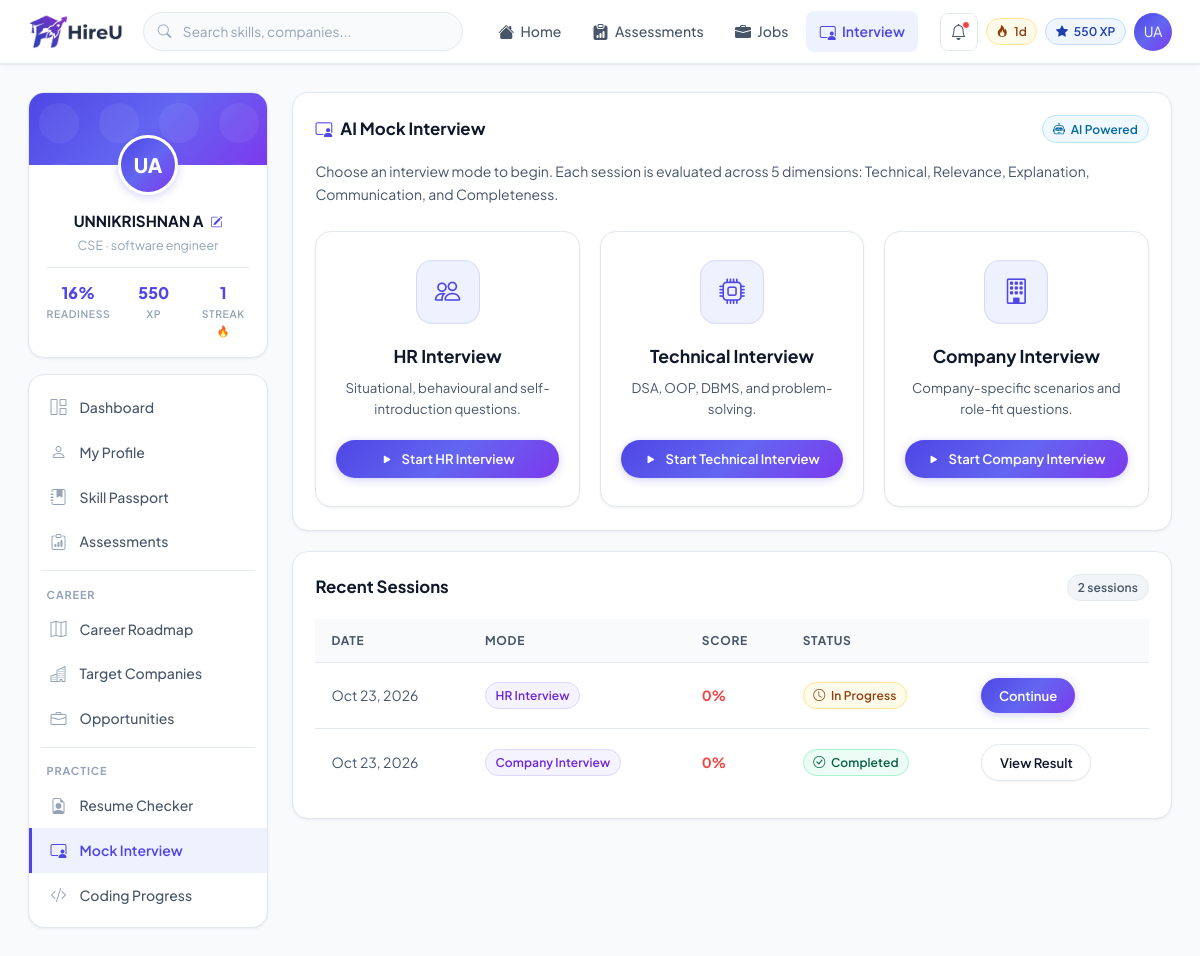
Screenshot of /interview/mock/ (signed in) with the database file from the repository.
### accounts/models.py (models this page shows, shortened)
class User(AbstractUser):
    ROLE_CHOICES = (
        ('STUDENT', 'Student'),
        ('OFFICER', 'Placement Officer'),
        ('COMPANY', 'Company/Recruiter'),
        ('ADMIN', 'Admin'),
    )
    role = models.CharField(max_length=10, choices=ROLE_CHOICES, default='STUDENT')
    phone = models.CharField(max_length=15, blank=True, null=True)

class StudentProfile(models.Model):
    user = models.OneToOneField(User, on_delete=models.CASCADE, related_name='student_profile')
    department = models.ForeignKey(Department, on_delete=models.SET_NULL, null=True, blank=True)
    year = models.IntegerField(blank=True, null=True)
    cgpa = models.DecimalField(max_digits=4, decimal_places=2, blank=True, null=True)
    backlogs = models.IntegerField(default=0)
    career_goal = models.CharField(max_length=255, blank=True, null=True)
    career_track = models.ForeignKey(CareerTrack, on_delete=models.SET_NULL, null=True, blank=True)
    target_companies = models.ManyToManyField(Company, blank=True)
    overall_readiness = models.IntegerField(default=0)
    onboarding_completed = models.BooleanField(default=False)

class Department(models.Model):
    name = models.CharField(max_length=100)
    code = models.CharField(max_length=10, unique=True)

### gamification/models.py (models this page shows, shortened)
class Gamification(models.Model):
    student = models.OneToOneField(StudentProfile, on_delete=models.CASCADE, related_name='gamification')
    xp = models.IntegerField(default=0)
    streak = models.IntegerField(default=0)
    last_active_date = models.DateField(null=True, blank=True)

### interview/models.py (models this page shows, shortened)
class InterviewSession(models.Model):
    MODE_CHOICES = (
        ('HR', 'HR Interview'),
        ('TECHNICAL', 'Technical Interview'),
        ('COMPANY', 'Company Interview'),
    )
    STATUS_CHOICES = (('ACTIVE', 'Active'), ('COMPLETED', 'Completed'))
    user = models.ForeignKey(User, on_delete=models.CASCADE, related_name='interview_sessions')
    mode = models.CharField(max_length=20, choices=MODE_CHOICES, default='HR')
    overall_score = models.IntegerField(default=0)
    status = models.CharField(max_length=10, choices=STATUS_CHOICES, default='ACTIVE')
    strengths = models.TextField(blank=True, null=True)
    weaknesses = models.TextField(blank=True, null=True)
    recommendations = models.TextField(blank=True, null=True)
    created_at = models.DateTimeField(auto_now_add=True)

### interview/views.py (the view)
# urls.py: path('mock/', views.mock_interview, name='mock_interview'),
@login_required
def mock_interview(request):
    sessions = InterviewSession.objects.filter(user=request.user).order_by('-created_at')
    modes = [('HR','HR Interview'), ('TECHNICAL','Technical Interview'), ('COMPANY','Company Interview')]
    context = {'sessions': sessions, 'modes': modes}
    return render(request, 'interview/mock_interview.html', context)

### templates/interview/mock_interview.html (shortened to what this page needs)
{% extends "dashboard_base.html" %}
{% block sn_iv %}active{% endblock %}
{% block nav_iv %}active{% endblock %}
{% block dash_layout_class %}no-right-rail{% endblock %}
{% block dash_content %}
<div class="section-card">
  <div class="section-header">
    <span class="section-title"><i class="bi bi-person-video3 me-2" style="color:var(--primary);"></i>AI Mock Interview</span>
    <span class="pill pill-cyan"><i class="bi bi-robot"></i>AI Powered</span>
  </div>
  <p style="font-size:.875rem;color:var(--text-secondary);margin-bottom:1.5rem;">
    Choose an interview mode to begin. Each session is evaluated across 5 dimensions: Technical, Relevance, Explanation, Communication, and Completeness.
  </p>
  <div class="interview-modes-grid">
    {% for mode, label in modes %}
    <div class="interview-mode-card">
      <div class="interview-mode-icon">
        <i class="bi bi-{% if mode == 'HR' %}people{% elif mode == 'TECHNICAL' %}cpu{% else %}building{% endif %}"></i>
      </div>
      <h5 style="color:var(--text-primary);margin-bottom:.5rem;font-weight:700;">{{ label }}</h5>
      <p style="font-size:.83rem;color:var(--text-secondary);margin-bottom:1.25rem;line-height:1.6;">
        {% if mode == 'HR' %}Situational, behavioural and self-introduction questions.
        {% elif mode == 'TECHNICAL' %}DSA, OOP, DBMS, and problem-solving.
        {% else %}Company-specific scenarios and role-fit questions.
        {% endif %}
      </p>
      <form method="POST" action="{% url 'start_interview' mode %}">
        <button type="submit" class="btn-primary-pro btn-sm w-100" style="justify-content:center;">
          <i class="bi bi-play-fill"></i>Start {{ label }}
        </button>
      </form>
    </div>
    {% endfor %}
  </div>
</div>
{% if sessions %}
<div class="section-card">
  <div class="section-header">
    <span class="section-title">Recent Sessions</span>
    <span class="pill pill-gray">{{ sessions|length }} session{{ sessions|length|pluralize }}</span>
  </div>
  <table class="table-pro">
    <thead>
      <tr>
        <th>Date</th>
        <th>Mode</th>
        <th>Score</th>
        <th>Status</th>
        <th></th>
      </tr>
    </thead>
    <tbody>
      {% for s in sessions %}
      <tr>
        <td style="color:var(--text-secondary);">{{ s.created_at|date:"M d, Y" }}</td>
        <td><span class="pill pill-purple">{{ s.get_mode_display }}</span></td>
        <td>
          <span class="fw-700 {% if s.overall_score >= 70 %}text-success{% elif s.overall_score >= 50 %}text-warning{% else %}text-danger{% endif %}">
            {{ s.overall_score }}%
          </span>
        </td>
        <td>
          {% if s.status == 'COMPLETED' %}
            <span class="pill pill-green"><i class="bi bi-check-circle"></i>Completed</span>
          {% else %}
            <span class="pill pill-orange"><i class="bi bi-clock"></i>In Progress</span>
          {% endif %}
        </td>
        <td>
          {% if s.status == 'COMPLETED' %}
            <a href="{% url 'interview_result' s.id %}" class="btn-outline-pro btn-sm">View Result</a>
          {% else %}
            <a href="{% url 'interview_question' s.id %}" class="btn-primary-pro btn-sm">Continue</a>
          {% endif %}
        </td>
      </tr>
      {% endfor %}
    </tbody>
  </table>
</div>
{% endif %}
{% endblock %}

### templates/dashboard_base.html (shortened to what this page needs)
{% load static %}
<!DOCTYPE html>
<html lang="en">
<head>
  <link href="https://cdn.jsdelivr.net/npm/bootstrap@5.3.2/dist/css/bootstrap.min.css" rel="stylesheet">
  <link href="https://cdn.jsdelivr.net/npm/bootstrap-icons@1.11.2/font/bootstrap-icons.css" rel="stylesheet">
  <link href="{% static 'css/style.css' %}?v=clean_ui_v8" rel="stylesheet">
</head>
<body>
  <nav class="topnav" id="topnav">
    <a href="/" class="topnav-brand">
      <img src="{% static 'images/logo_new.png' %}" alt="HireU"
        style="height:36px;width:auto;object-fit:contain;display:block;">
    </a>
    <div class="topnav-search">
      <input type="text" placeholder="Search skills, companies..." id="globalSearch" autocomplete="off">
    </div>
    <div class="topnav-links">
      <a href="{% url 'dashboard' %}" class="topnav-link {% block nav_home %}{% endblock %}"><i
          class="bi bi-house-fill"></i>Home</a>
      <a href="{% url 'assessments' %}" class="topnav-link {% block nav_assess %}{% endblock %}"><i
          class="bi bi-clipboard-data-fill"></i>Assessments</a>
      <a href="{% url 'opportunity_hub' %}" class="topnav-link {% block nav_opps %}{% endblock %}"><i
          class="bi bi-briefcase-fill"></i>Jobs</a>
      <a href="{% url 'mock_interview' %}" class="topnav-link {% block nav_iv %}{% endblock %}"><i
          class="bi bi-person-video3"></i>Interview</a>
    </div>
    <div style="display:flex;align-items:center;gap:.5rem;margin-left:auto;">
      <div class="dropdown">
        <button class="notif-btn" data-bs-toggle="dropdown" aria-label="Notifications">
          <i class="bi bi-bell"></i>
          <span class="notif-dot" id="notifDot" style="display:none;"></span>
        </button>
      </div>
      <span class="pill pill-yellow d-none d-sm-inline-flex"><i class="bi bi-fire pulse-fire"></i>{{ request.user.student_profile.gamification.streak|default:"0" }}d</span>
      <span class="pill pill-blue d-none d-sm-inline-flex"><i class="bi bi-star-fill"></i>{{ request.user.student_profile.gamification.xp|default:"0" }} XP</span>
      <div class="dropdown">
        <div class="topnav-avatar" data-bs-toggle="dropdown" style="cursor:pointer;"
          title="{{ request.user.get_full_name }}">
          {{ request.user.first_name|slice:":1" }}{{ request.user.last_name|slice:":1" }}
        </div>
      </div>
    </div>
  </nav>
  <div class="dash-layout {% block dash_layout_class %}{% endblock %}">
    <aside class="dash-left">
      <div class="profile-card">
        <div class="profile-card-cover"></div>
        <div class="profile-card-avatar">
          {{ request.user.first_name|slice:":1" }}{{ request.user.last_name|slice:":1" }}
        </div>
        <div class="profile-card-body">
          <a href="{% url 'profile' %}" style="text-decoration:none;color:inherit;">
            <div class="profile-card-name">{{ request.user.get_full_name|default:request.user.username }} <i
                class="bi bi-pencil-square ms-1" style="font-size:.75rem;color:var(--primary);"></i></div>
          </a>
          <div class="profile-card-meta">
            {{ request.user.student_profile.department.code|default:"Student" }} ·
            {{ request.user.student_profile.career_goal|default:"Career goal not set"|truncatechars:22 }}
          </div>
          <div class="profile-card-stat">
            <div class="profile-stat-item">
              <div class="profile-stat-num">{{ request.user.student_profile.overall_readiness }}%</div>
              <div class="profile-stat-lbl">Readiness</div>
            </div>
            <div class="profile-stat-item">
              <div class="profile-stat-num">{{ request.user.student_profile.gamification.xp|default:"0" }}</div>
              <div class="profile-stat-lbl">XP</div>
            </div>
            <div class="profile-stat-item">
              <div class="profile-stat-num">{{ request.user.student_profile.gamification.streak|default:"0" }}</div>
              <div class="profile-stat-lbl">Streak <span class="pulse-fire">🔥</span></div>
            </div>
          </div>
        </div>
      </div>
      <nav class="sidenav">
        <a href="{% url 'dashboard' %}" class="sidenav-item {% block sn_dash %}{% endblock %}"><i
            class="bi bi-grid-1x2"></i>Dashboard</a>
        <a href="{% url 'profile' %}" class="sidenav-item {% block sn_profile %}{% endblock %}"><i
            class="bi bi-person"></i>My Profile</a>
        <a href="{% url 'skill_passport' %}" class="sidenav-item {% block sn_passport %}{% endblock %}"><i
            class="bi bi-journal-bookmark-fill"></i>Skill Passport</a>
        <a href="{% url 'assessments' %}" class="sidenav-item {% block sn_assess %}{% endblock %}"><i
            class="bi bi-clipboard-data"></i>Assessments</a>
        <div class="sidenav-divider"></div>
        <div class="sidenav-label">Career</div>
        <a href="{% url 'career_roadmap' %}" class="sidenav-item {% block sn_roadmap %}{% endblock %}"><i
            class="bi bi-map"></i>Career Roadmap</a>
        <a href="{% url 'edit_profile' %}" class="sidenav-item {% block sn_companies %}{% endblock %}"><i
            class="bi bi-buildings"></i>Target Companies</a>
        <a href="{% url 'opportunity_hub' %}" class="sidenav-item {% block sn_opps %}{% endblock %}"><i
            class="bi bi-briefcase"></i>Opportunities</a>
        <div class="sidenav-divider"></div>
        <div class="sidenav-label">Practice</div>
        <a href="{% url 'upload_resume' %}" class="sidenav-item {% block sn_resume %}{% endblock %}"><i
            class="bi bi-file-earmark-person"></i>Resume Checker</a>
        <a href="{% url 'mock_interview' %}" class="sidenav-item {% block sn_iv %}{% endblock %}"><i
            class="bi bi-person-video3"></i>Mock Interview</a>
        <a href="{% url 'coding_progress' %}" class="sidenav-item {% block sn_code %}{% endblock %}"><i
            class="bi bi-code-slash"></i>Coding Progress</a>
      </nav>
    </aside>
    <main class="dash-main">
      {% block dash_content %}{% endblock %}
    </main>
  </div>
</body>
</html>

### rows the page displays
User: user.student_profile.gamification.streak "1", user.student_profile.gamification.xp "550", user.first_name "U", user.last_name "A", user.get_full_name "UNNIKRISHNAN A", user.student_profile.department.code "CSE", user.student_profile.career_goal "software engineer", user.student_profile.overall_readiness "16"
InterviewSession: created_at "Oct 23, 2026", mode "HR Interview", overall_score "0", status "ACTIVE" (drawn)
InterviewSession: created_at "Oct 23, 2026", mode "Company Interview", overall_score "0", status "COMPLETED" (drawn)

### other values shown
{{ label }} "HR Interview" "Technical Interview" "Company Interview"
{{ sessions|length }} "2"
